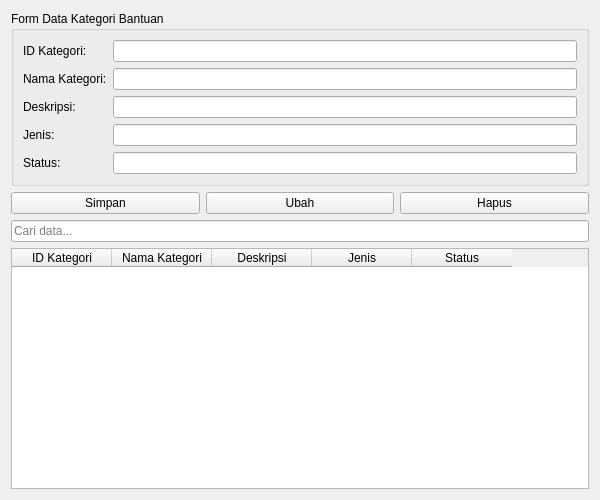
<?xml version="1.0" encoding="UTF-8"?>
<ui version="4.0">
 <class>Form</class>
 <widget class="QWidget" name="Form">
  <property name="geometry">
   <rect>
    <x>0</x>
    <y>0</y>
    <width>600</width>
    <height>500</height>
   </rect>
  </property>
  <property name="windowTitle">
   <string>Data Kategori Bantuan</string>
  </property>
  <layout class="QVBoxLayout" name="verticalLayout">
   <item>
    <widget class="QGroupBox" name="groupBox">
     <property name="title">
      <string>Form Data Kategori Bantuan</string>
     </property>
     <layout class="QFormLayout" name="formLayout">
      <item row="0" column="0">
       <widget class="QLabel" name="label">
        <property name="text">
         <string>ID Kategori:</string>
        </property>
       </widget>
      </item>
      <item row="0" column="1">
       <widget class="QLineEdit" name="editIdKategori"/>
      </item>
      <item row="1" column="0">
       <widget class="QLabel" name="label_2">
        <property name="text">
         <string>Nama Kategori:</string>
        </property>
       </widget>
      </item>
      <item row="1" column="1">
       <widget class="QLineEdit" name="editNamaKategori"/>
      </item>
      <item row="2" column="0">
       <widget class="QLabel" name="label_3">
        <property name="text">
         <string>Deskripsi:</string>
        </property>
       </widget>
      </item>
      <item row="2" column="1">
       <widget class="QLineEdit" name="editDeskripsi"/>
      </item>
      <item row="3" column="0">
       <widget class="QLabel" name="label_4">
        <property name="text">
         <string>Jenis:</string>
        </property>
       </widget>
      </item>
      <item row="3" column="1">
       <widget class="QLineEdit" name="editJenis"/>
      </item>
      <item row="4" column="0">
       <widget class="QLabel" name="label_5">
        <property name="text">
         <string>Status:</string>
        </property>
       </widget>
      </item>
      <item row="4" column="1">
       <widget class="QLineEdit" name="editStatus"/>
      </item>
     </layout>
    </widget>
   </item>
   <item>
    <layout class="QHBoxLayout" name="horizontalLayout">
     <item>
      <widget class="QPushButton" name="btnSimpan">
       <property name="text">
        <string>Simpan</string>
       </property>
      </widget>
     </item>
     <item>
      <widget class="QPushButton" name="btnUbah">
       <property name="text">
        <string>Ubah</string>
       </property>
      </widget>
     </item>
     <item>
      <widget class="QPushButton" name="btnHapus">
       <property name="text">
        <string>Hapus</string>
       </property>
      </widget>
     </item>
    </layout>
   </item>
   <item>
    <widget class="QLineEdit" name="editCari">
     <property name="placeholderText">
      <string>Cari data...</string>
     </property>
    </widget>
   </item>
   <item>
    <widget class="QTableWidget" name="tabelKategoriBantuan">
     <column>
      <property name="text">
       <string>ID Kategori</string>
      </property>
     </column>
     <column>
      <property name="text">
       <string>Nama Kategori</string>
      </property>
     </column>
     <column>
      <property name="text">
       <string>Deskripsi</string>
      </property>
     </column>
     <column>
      <property name="text">
       <string>Jenis</string>
      </property>
     </column>
     <column>
      <property name="text">
       <string>Status</string>
      </property>
     </column>
    </widget>
   </item>
  </layout>
 </widget>
 <resources/>
 <connections/>
</ui>
